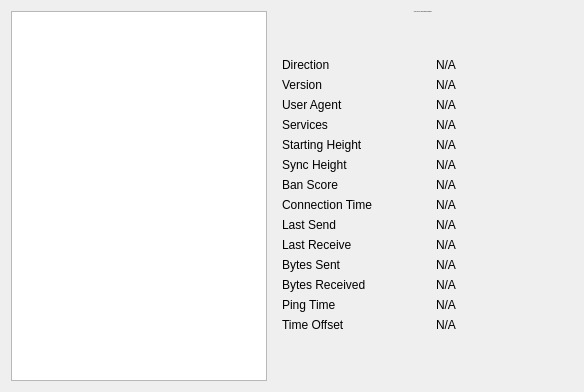
     <widget class="QWidget" name="tab_peers">
      <attribute name="title">
       <string>&amp;Peers</string>
      </attribute>
      <layout class="QGridLayout" name="gridLayout_2">
       <item row="0" column="0" rowspan="2">
        <widget class="QTableView" name="peerWidget">
         <property name="styleSheet">
          <string notr="true">QHeaderView::section
{
height:28px;
background-color:#f57026;
font-weight:normal;
} </string>
         </property>
         <property name="horizontalScrollBarPolicy">
          <enum>Qt::ScrollBarAsNeeded</enum>
         </property>
         <property name="sortingEnabled">
          <bool>true</bool>
         </property>
         <attribute name="horizontalHeaderHighlightSections">
          <bool>false</bool>
         </attribute>
        </widget>
       </item>
       <item row="0" column="1">
        <widget class="QLabel" name="peerHeading">
         <property name="sizePolicy">
          <sizepolicy hsizetype="Preferred" vsizetype="Minimum">
           <horstretch>0</horstretch>
           <verstretch>0</verstretch>
          </sizepolicy>
         </property>
         <property name="minimumSize">
          <size>
           <width>300</width>
           <height>32</height>
          </size>
         </property>
         <property name="font">
          <font>
           <pointsize>-1</pointsize>
          </font>
         </property>
         <property name="cursor">
          <cursorShape>IBeamCursor</cursorShape>
         </property>
         <property name="text">
          <string>Select a peer to view detailed information.</string>
         </property>
         <property name="alignment">
          <set>Qt::AlignHCenter|Qt::AlignTop</set>
         </property>
         <property name="wordWrap">
          <bool>true</bool>
         </property>
         <property name="textInteractionFlags">
          <set>Qt::LinksAccessibleByMouse|Qt::TextSelectableByKeyboard|Qt::TextSelectableByMouse</set>
         </property>
        </widget>
       </item>
       <item row="1" column="1">
        <widget class="QWidget" name="detailWidget" native="true">
         <property name="minimumSize">
          <size>
           <width>300</width>
           <height>0</height>
          </size>
         </property>
         <layout class="QGridLayout" name="gridLayout_3">
          <item row="0" column="0">
           <widget class="QLabel" name="label_23">
            <property name="text">
             <string>Direction</string>
            </property>
           </widget>
          </item>
          <item row="0" column="2">
           <widget class="QLabel" name="peerDirection">
            <property name="cursor">
             <cursorShape>IBeamCursor</cursorShape>
            </property>
            <property name="text">
             <string>N/A</string>
            </property>
            <property name="textFormat">
             <enum>Qt::PlainText</enum>
            </property>
            <property name="textInteractionFlags">
             <set>Qt::LinksAccessibleByMouse|Qt::TextSelectableByKeyboard|Qt::TextSelectableByMouse</set>
            </property>
           </widget>
          </item>
          <item row="1" column="0">
           <widget class="QLabel" name="label_21">
            <property name="text">
             <string>Version</string>
            </property>
           </widget>
          </item>
          <item row="1" column="2">
           <widget class="QLabel" name="peerVersion">
            <property name="cursor">
             <cursorShape>IBeamCursor</cursorShape>
            </property>
            <property name="text">
             <string>N/A</string>
            </property>
            <property name="textFormat">
             <enum>Qt::PlainText</enum>
            </property>
            <property name="textInteractionFlags">
             <set>Qt::LinksAccessibleByMouse|Qt::TextSelectableByKeyboard|Qt::TextSelectableByMouse</set>
            </property>
           </widget>
          </item>
          <item row="2" column="0">
           <widget class="QLabel" name="label_28">
            <property name="text">
             <string>User Agent</string>
            </property>
           </widget>
          </item>
          <item row="2" column="2">
           <widget class="QLabel" name="peerSubversion">
            <property name="cursor">
             <cursorShape>IBeamCursor</cursorShape>
            </property>
            <property name="text">
             <string>N/A</string>
            </property>
            <property name="textFormat">
             <enum>Qt::PlainText</enum>
            </property>
            <property name="textInteractionFlags">
             <set>Qt::LinksAccessibleByMouse|Qt::TextSelectableByKeyboard|Qt::TextSelectableByMouse</set>
            </property>
           </widget>
          </item>
          <item row="3" column="0">
           <widget class="QLabel" name="label_4">
            <property name="text">
             <string>Services</string>
            </property>
           </widget>
          </item>
          <item row="3" column="2">
           <widget class="QLabel" name="peerServices">
            <property name="cursor">
             <cursorShape>IBeamCursor</cursorShape>
            </property>
            <property name="text">
             <string>N/A</string>
            </property>
            <property name="textFormat">
             <enum>Qt::PlainText</enum>
            </property>
            <property name="textInteractionFlags">
             <set>Qt::LinksAccessibleByMouse|Qt::TextSelectableByKeyboard|Qt::TextSelectableByMouse</set>
            </property>
           </widget>
          </item>
          <item row="5" column="0">
           <widget class="QLabel" name="label_29">
            <property name="text">
             <string>Starting Height</string>
            </property>
           </widget>
          </item>
          <item row="5" column="2">
           <widget class="QLabel" name="peerHeight">
            <property name="cursor">
             <cursorShape>IBeamCursor</cursorShape>
            </property>
            <property name="text">
             <string>N/A</string>
            </property>
            <property name="textFormat">
             <enum>Qt::PlainText</enum>
            </property>
            <property name="textInteractionFlags">
             <set>Qt::LinksAccessibleByMouse|Qt::TextSelectableByKeyboard|Qt::TextSelectableByMouse</set>
            </property>
           </widget>
          </item>
          <item row="6" column="0">
           <widget class="QLabel" name="label_27">
            <property name="text">
             <string>Sync Height</string>
            </property>
           </widget>
          </item>
          <item row="6" column="2">
           <widget class="QLabel" name="peerSyncHeight">
            <property name="cursor">
             <cursorShape>IBeamCursor</cursorShape>
            </property>
            <property name="text">
             <string>N/A</string>
            </property>
            <property name="textFormat">
             <enum>Qt::PlainText</enum>
            </property>
            <property name="textInteractionFlags">
             <set>Qt::LinksAccessibleByMouse|Qt::TextSelectableByKeyboard|Qt::TextSelectableByMouse</set>
            </property>
           </widget>
          </item>
          <item row="7" column="0">
           <widget class="QLabel" name="label_24">
            <property name="text">
             <string>Ban Score</string>
            </property>
           </widget>
          </item>
          <item row="7" column="2">
           <widget class="QLabel" name="peerBanScore">
            <property name="cursor">
             <cursorShape>IBeamCursor</cursorShape>
            </property>
            <property name="text">
             <string>N/A</string>
            </property>
            <property name="textFormat">
             <enum>Qt::PlainText</enum>
            </property>
            <property name="textInteractionFlags">
             <set>Qt::LinksAccessibleByMouse|Qt::TextSelectableByKeyboard|Qt::TextSelectableByMouse</set>
            </property>
           </widget>
          </item>
          <item row="8" column="0">
           <widget class="QLabel" name="label_22">
            <property name="text">
             <string>Connection Time</string>
            </property>
           </widget>
          </item>
          <item row="8" column="2">
           <widget class="QLabel" name="peerConnTime">
            <property name="cursor">
             <cursorShape>IBeamCursor</cursorShape>
            </property>
            <property name="text">
             <string>N/A</string>
            </property>
            <property name="textFormat">
             <enum>Qt::PlainText</enum>
            </property>
            <property name="textInteractionFlags">
             <set>Qt::LinksAccessibleByMouse|Qt::TextSelectableByKeyboard|Qt::TextSelectableByMouse</set>
            </property>
           </widget>
          </item>
          <item row="9" column="0">
           <widget class="QLabel" name="label_15">
            <property name="text">
             <string>Last Send</string>
            </property>
           </widget>
          </item>
          <item row="9" column="2">
           <widget class="QLabel" name="peerLastSend">
            <property name="cursor">
             <cursorShape>IBeamCursor</cursorShape>
            </property>
            <property name="text">
             <string>N/A</string>
            </property>
            <property name="textFormat">
             <enum>Qt::PlainText</enum>
            </property>
            <property name="textInteractionFlags">
             <set>Qt::LinksAccessibleByMouse|Qt::TextSelectableByKeyboard|Qt::TextSelectableByMouse</set>
            </property>
           </widget>
          </item>
          <item row="10" column="0">
           <widget class="QLabel" name="label_19">
            <property name="text">
             <string>Last Receive</string>
            </property>
           </widget>
          </item>
          <item row="10" column="2">
           <widget class="QLabel" name="peerLastRecv">
            <property name="cursor">
             <cursorShape>IBeamCursor</cursorShape>
            </property>
            <property name="text">
             <string>N/A</string>
            </property>
            <property name="textFormat">
             <enum>Qt::PlainText</enum>
            </property>
            <property name="textInteractionFlags">
             <set>Qt::LinksAccessibleByMouse|Qt::TextSelectableByKeyboard|Qt::TextSelectableByMouse</set>
            </property>
           </widget>
          </item>
          <item row="11" column="0">
           <widget class="QLabel" name="label_18">
            <property name="text">
             <string>Bytes Sent</string>
            </property>
           </widget>
          </item>
          <item row="11" column="2">
           <widget class="QLabel" name="peerBytesSent">
            <property name="cursor">
             <cursorShape>IBeamCursor</cursorShape>
            </property>
            <property name="text">
             <string>N/A</string>
            </property>
            <property name="textFormat">
             <enum>Qt::PlainText</enum>
            </property>
            <property name="textInteractionFlags">
             <set>Qt::LinksAccessibleByMouse|Qt::TextSelectableByKeyboard|Qt::TextSelectableByMouse</set>
            </property>
           </widget>
          </item>
          <item row="12" column="0">
           <widget class="QLabel" name="label_20">
            <property name="text">
             <string>Bytes Received</string>
            </property>
           </widget>
          </item>
          <item row="12" column="2">
           <widget class="QLabel" name="peerBytesRecv">
            <property name="cursor">
             <cursorShape>IBeamCursor</cursorShape>
            </property>
            <property name="text">
             <string>N/A</string>
            </property>
            <property name="textFormat">
             <enum>Qt::PlainText</enum>
            </property>
            <property name="textInteractionFlags">
             <set>Qt::LinksAccessibleByMouse|Qt::TextSelectableByKeyboard|Qt::TextSelectableByMouse</set>
            </property>
           </widget>
          </item>
          <item row="13" column="0">
           <widget class="QLabel" name="label_26">
            <property name="text">
             <string>Ping Time</string>
            </property>
           </widget>
          </item>
          <item row="13" column="2">
           <widget class="QLabel" name="peerPingTime">
            <property name="cursor">
             <cursorShape>IBeamCursor</cursorShape>
            </property>
            <property name="text">
             <string>N/A</string>
            </property>
            <property name="textFormat">
             <enum>Qt::PlainText</enum>
            </property>
            <property name="textInteractionFlags">
             <set>Qt::LinksAccessibleByMouse|Qt::TextSelectableByKeyboard|Qt::TextSelectableByMouse</set>
            </property>
           </widget>
          </item>
          <item row="14" column="0">
           <widget class="QLabel" name="label_timeoffset">
            <property name="text">
             <string>Time Offset</string>
            </property>
           </widget>
          </item>
          <item row="14" column="2">
           <widget class="QLabel" name="timeoffset">
            <property name="cursor">
             <cursorShape>IBeamCursor</cursorShape>
            </property>
            <property name="text">
             <string>N/A</string>
            </property>
            <property name="textFormat">
             <enum>Qt::PlainText</enum>
            </property>
            <property name="textInteractionFlags">
             <set>Qt::LinksAccessibleByMouse|Qt::TextSelectableByKeyboard|Qt::TextSelectableByMouse</set>
            </property>
           </widget>
          </item>
          <item row="15" column="1">
           <spacer name="verticalSpacer_3">
            <property name="orientation">
             <enum>Qt::Vertical</enum>
            </property>
            <property name="sizeHint" stdset="0">
             <size>
              <width>20</width>
              <height>40</height>
             </size>
            </property>
           </spacer>
          </item>
         </layout>
        </widget>
       </item>
      </layout>
     </widget>
